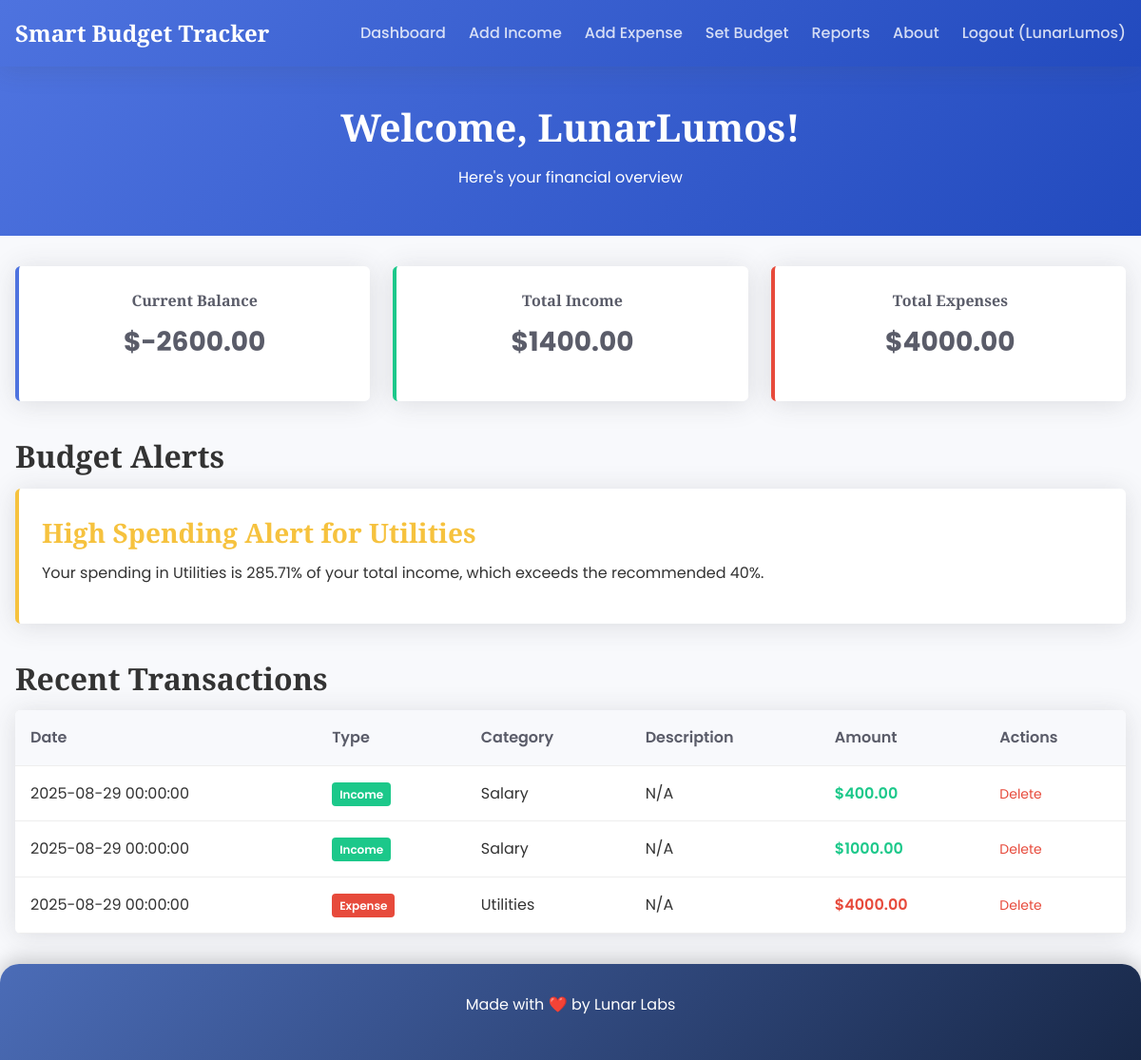
The app's page /dashboard (signed in) with its own data.
### tables this page shows
CREATE TABLE transactions (
                    id INTEGER PRIMARY KEY AUTOINCREMENT,
                    user_id INTEGER NOT NULL,
                    type TEXT NOT NULL CHECK(type IN ('income', 'expense')),
                    amount REAL NOT NULL,
                    category TEXT NOT NULL,
                    description TEXT,
                    date TIMESTAMP DEFAULT CURRENT_TIMESTAMP,
                    FOREIGN KEY (user_id) REFERENCES users (id)
                );

### app.py (the view)
@app.route('/dashboard')
@login_required
def dashboard():
    user_id = session['user_id']
    finance_manager = FinanceManager(user_id)
    balance = finance_manager.get_balance()
    recent_transactions = finance_manager.get_recent_transactions(10)
    income_data = finance_manager.get_category_summary('income')
    expense_data = finance_manager.get_category_summary('expense')
    total_income = sum(item['total'] for item in income_data)
    total_expenses = sum(item['total'] for item in expense_data)
    alerts = finance_manager.check_budget_alerts()
    return render_template('dashboard.html',
                         balance=balance,
                         total_income=total_income,
                         total_expenses=total_expenses,
                         recent_transactions=recent_transactions,
                         alerts=alerts)

### app.py (called while the page is built)
def login_required(f):
    @wraps(f)
    def decorated_function(*args, **kwargs):
        if 'user_id' not in session:
            flash('Please log in to access this page.', 'warning')
            return redirect(url_for('login'))
        return f(*args, **kwargs)
    return decorated_function

### models.py (called while the page is built)
    def get_connection(self):
        conn = sqlite3.connect(self.db_name)
        conn.row_factory = sqlite3.Row
        return conn

    @staticmethod
    def get_all_by_user(user_id, limit=None, type_filter=None):
        with Database().get_connection() as conn:
            query = 'SELECT * FROM transactions WHERE user_id = ?'
            params = [user_id]
            if type_filter:
                query += ' AND type = ?'
                params.append(type_filter)
            query += ' ORDER BY date DESC'
            if limit:
                query += ' LIMIT ?'
                params.append(limit)
            cursor = conn.cursor()
            cursor.execute(query, params)
            return cursor.fetchall()

    def get_balance(self):
        with Database().get_connection() as conn:
            cursor = conn.cursor()
            cursor.execute(
                'SELECT COALESCE(SUM(amount), 0) as total FROM transactions WHERE user_id = ? AND type = "income"',
                (self.user_id,)
            )
            total_income = cursor.fetchone()['total']
            cursor.execute(
                'SELECT COALESCE(SUM(amount), 0) as total FROM transactions WHERE user_id = ? AND type = "expense"',
                (self.user_id,)
            )
            total_expenses = cursor.fetchone()['total']
            return total_income - total_expenses

    def get_recent_transactions(self, limit=10):
        return Transaction.get_all_by_user(self.user_id, limit)

### templates/dashboard.html (shortened to what this page needs)
{% extends "base.html" %}
{% block content %}
<div class="dashboard-header">
    <h1>Welcome, {{ session.username }}!</h1>
    <p>Here's your financial overview</p>
</div>
<div class="summary-cards">
    <div class="summary-card balance">
        <h3>Current Balance</h3>
        <p class="amount">${{ "%.2f"|format(balance) }}</p>
    </div>
    <div class="summary-card income">
        <h3>Total Income</h3>
        <p class="amount">${{ "%.2f"|format(total_income) }}</p>
    </div>
    <div class="summary-card expense">
        <h3>Total Expenses</h3>
        <p class="amount">${{ "%.2f"|format(total_expenses) }}</p>
    </div>
</div>
{% if alerts %}
<div class="alerts-section">
    <h2>Budget Alerts</h2>
    {% for alert in alerts %}
    <div class="alert-card warning">
        <h3>High Spending Alert for {{ alert.category }}</h3>
        <p>Your spending in {{ alert.category }} is {{ "%.2f"|format(alert.percentage) }}% of your total income, which exceeds the recommended 40%.</p>
    </div>
    {% endfor %}
</div>
{% endif %}
<div class="recent-transactions">
    <h2>Recent Transactions</h2>
    {% if recent_transactions %}
    <div class="transactions-table">
        <table>
            <thead>
                <tr>
                    <th>Date</th>
                    <th>Type</th>
                    <th>Category</th>
                    <th>Description</th>
                    <th>Amount</th>
                    <th>Actions</th>
                </tr>
            </thead>
            <tbody>
                {% for transaction in recent_transactions %}
                <tr>
                    <td>{{ transaction['date'] }}</td>
                    <td>
                        <span class="badge badge-{{ 'success' if transaction['type'] == 'income' else 'danger' }}">
                            {{ transaction['type'] | capitalize }}
                        </span>
                    </td>
                    <td>{{ transaction['category'] }}</td>
                    <td>{{ transaction['description'] or 'N/A' }}</td>
                    <td class="{{ 'text-income' if transaction['type'] == 'income' else 'text-expense' }}">
                        {{ '$%.2f'|format(transaction['amount']) }}
                    </td>
                    <td>
                        <a href="{{ url_for('delete_transaction', transaction_id=transaction['id']) }}"
                           class="btn-delete"
                           onclick="return confirm('Are you sure you want to delete this transaction?')">Delete</a>
                    </td>
                </tr>
                {% endfor %}
            </tbody>
        </table>
    </div>
    {% else %}
    <p class="no-data">No transactions yet. <a href="{{ url_for('add_income') }}">Add your first transaction</a></p>
    {% endif %}
</div>
{% endblock %}

### templates/base.html (shortened to what this page needs)
<!DOCTYPE html>
<html lang="en">
<head>
    <link rel="stylesheet" href="{{ url_for('static', filename='css/style.css') }}">
</head>
<body>
    <nav class="navbar">
        <div class="nav-container">
            <a href="{{ url_for('index') }}" class="nav-logo">Smart Budget Tracker</a>
            <div class="nav-menu">
                {% if session.user_id %}
                <a href="{{ url_for('dashboard') }}" class="nav-link">Dashboard</a>
                <a href="{{ url_for('add_income') }}" class="nav-link">Add Income</a>
                <a href="{{ url_for('add_expense') }}" class="nav-link">Add Expense</a>
                <a href="{{ url_for('add_budget') }}" class="nav-link">Set Budget</a>
                <a href="{{ url_for('reports') }}" class="nav-link">Reports</a>
                <a href="{{ url_for('about') }}" class="nav-link">About</a>
                <a href="{{ url_for('logout') }}" class="nav-link">Logout ({{ session.username }})</a>
                {% else %}
                <a href="{{ url_for('index') }}" class="nav-link">Home</a>
                <a href="{{ url_for('about') }}" class="nav-link">About</a>
                <a href="{{ url_for('login') }}" class="nav-link">Login</a>
                <a href="{{ url_for('signup') }}" class="nav-link">Sign Up</a>
                {% endif %}
            </div>
        </div>
    </nav>
    <main>
        {% block content %}{% endblock %}
    </main>
<footer class="footer" style="background: linear-gradient(135deg, #4b6cb7, #182848); color: #fff; padding: 30px 20px; text-align:center; border-top-left-radius: 20px; border-top-right-radius: 20px; font-family:'Poppins', sans-serif; font-size:1rem; box-shadow: 0 -5px 20px rgba(0,0,0,0.2);">
    <p>Made with <span style="color:#ff4b5c;">❤️</span> by Lunar Labs</p>
</footer>
</body>
</html>

### static/css/style.css (style rules this page uses)
* { margin: 0; padding: 0; box-sizing: border-box; }
:root { --primary: #4e73df; --primary-dark: #2e59d9; --secondary: #6f42c1; --success: #1cc88a; --info: #36b9cc; --warning: #f6c23e; --danger: #e74a3b; --light: #f8f9fc; --dark: #5a5c69; --gradient-primary: linear-gradient(135deg, #4e73df 0%, #224abe 100%); --gradient-success: linear-gradient(135deg, #1cc88a 0%, #13855c 100%); --gradient-danger: linear-gradient(135deg, #e74a3b 0%, #be2617 100%); --gradient-warning: linear-gradient(135deg, #f6c23e 0%, #dda20a 100%); --gradient-purple: linear-gradient(135deg, #6f42c1 0%, #4e2d8c 100%); --shadow: 0 0.15rem 1.75rem 0 rgba(58, 59, 69, 0.15); --shadow-hover: 0 0.5rem 2rem 0 rgba(58, 59, 69, 0.2); --border-radius: 0.35rem; --transition: all 0.3s ease; }
body { font-family: 'Poppins', 'Lato', 'Roboto', sans-serif; line-height: 1.6; color: #333; background-color: #f8f9fc; min-height: 100vh; display: flex; flex-direction: column; }
main { flex: 1; }
h1, h2, h3, h4, h5, h6 { font-family: 'Playfair Display', serif; font-weight: 700; margin-bottom: 0.5rem; }
h1 { font-size: 2.5rem; }
h2 { font-size: 2rem; }
h3 { font-size: 1.75rem; }
p { margin-bottom: 1rem; }
.navbar { background: var(--gradient-primary); box-shadow: var(--shadow); padding: 1rem 0; position: sticky; top: 0; z-index: 1000; }
.nav-container { max-width: 1200px; margin: 0 auto; padding: 0 1rem; display: flex; justify-content: space-between; align-items: center; }
.nav-logo { font-family: 'Playfair Display', serif; font-size: 1.5rem; font-weight: 700; color: white; text-decoration: none; }
.nav-menu { display: flex; gap: 1.5rem; }
.nav-link { color: rgba(255, 255, 255, 0.8); text-decoration: none; font-weight: 500; transition: var(--transition); }
.btn-delete { color: var(--danger); text-decoration: none; font-size: 0.875rem; }
.summary-cards { display: grid; grid-template-columns: repeat(auto-fit, minmax(250px, 1fr)); gap: 1.5rem; margin: 2rem 1rem; }
.summary-card { background: white; border-radius: var(--border-radius); padding: 1.5rem; box-shadow: var(--shadow); transition: var(--transition); text-align: center; }
.summary-card.balance { border-left: 4px solid var(--primary); }
.summary-card.income { border-left: 4px solid var(--success); }
.summary-card.expense { border-left: 4px solid var(--danger); }
.summary-card h3 { font-size: 1rem; color: var(--dark); margin-bottom: 0.5rem; }
.summary-card .amount { font-size: 1.75rem; font-weight: 700; color: var(--dark); }
.dashboard-header, .reports-header, .about-header { text-align: center; padding: 2rem 1rem; background: var(--gradient-primary); color: white; margin-bottom: 2rem; }
.dashboard-header h1, .reports-header h1, .about-header h1 { margin-bottom: 0.5rem; }
.recent-transactions { margin: 2rem 1rem; }
.transactions-table { background: white; border-radius: var(--border-radius); overflow: hidden; box-shadow: var(--shadow); }
.transactions-table table { width: 100%; border-collapse: collapse; }
.transactions-table th, .transactions-table td { padding: 1rem; text-align: left; border-bottom: 1px solid #eee; }
.transactions-table th { background-color: #f8f9fc; font-weight: 600; color: var(--dark); }
.badge { padding: 0.25rem 0.5rem; border-radius: 0.25rem; font-size: 0.75rem; font-weight: 600; }
.badge-success { background-color: var(--success); color: white; }
.badge-danger { background-color: var(--danger); color: white; }
.text-income { color: var(--success); font-weight: 600; }
.text-expense { color: var(--danger); font-weight: 600; }
.alerts-section { margin: 2rem 1rem; }
.alert-card { background: white; border-radius: var(--border-radius); padding: 1.5rem; margin-bottom: 1rem; box-shadow: var(--shadow); border-left: 4px solid var(--warning); }
.alert-card h3 { color: var(--warning); margin-bottom: 0.5rem; }
.footer { background: var(--dark); color: white; padding: 2rem 0; margin-top: auto; }

### records on screen
transactions: category "Utilities", percentage "285.71", amount "$4000.00"
transactions: amount "$400.00"
transactions: amount "$1000.00"

### other values on screen
{{ session.username }} "LunarLumos"
{{ "%.2f"|format(balance) }} "-2600.00"
{{ "%.2f"|format(total_income) }} "1400.00"
{{ "%.2f"|format(total_expenses) }} "4000.00"
